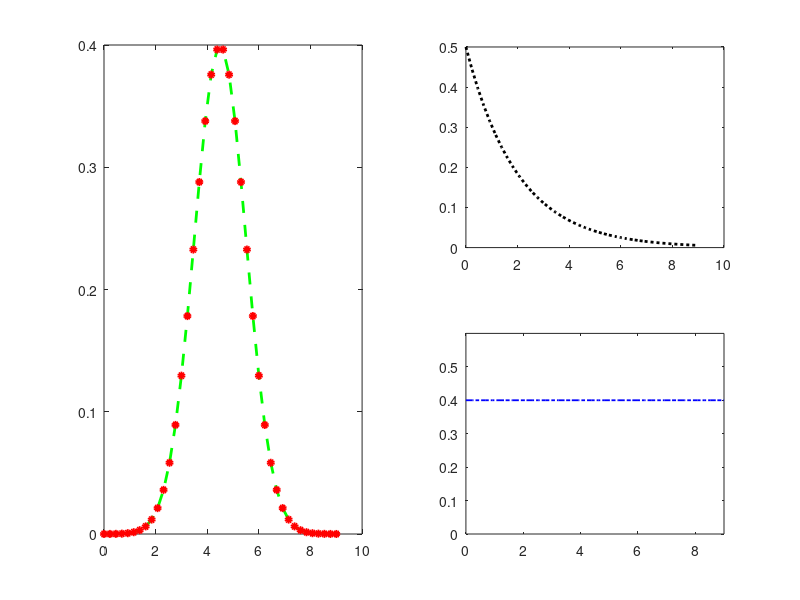

Recreate this plot in MATLAB. (Note: this script raises an error after producing the figure.)
x = linspace(0,9,40);

f1 = 1/((2*pi).^0.5) .* (exp((-1/2).*((x - 4.5).^2)));
f2 = 0.5 .* exp(-0.5 .* x);
f3 = repelem( 0.4 , numel(x));

subplot(2,2,[1,3]);
plot(x, f1, 'g--o', ...
    'LineWidth', 2,...
    'MarkerEdgeColor', 'r',...
    'MarkerFaceColor', 'r',...
    'MarkerSize', 4);

subplot(2,2,2);
plot(x, f2, ':', ...
    'LineWidth', 2,...
    'color', 'k');

subplot(2,2,4);
plot(x, f3, 'c-.', ...
    'LineWidth', 1.3, ...
    'color', 'b');
axis([0 9 0 0.6])
legend('Location', 'none', 'Position', [210 250 10 10],'Normal', 'Exponential', 'Uniform');
title('Probability Density Functions');
